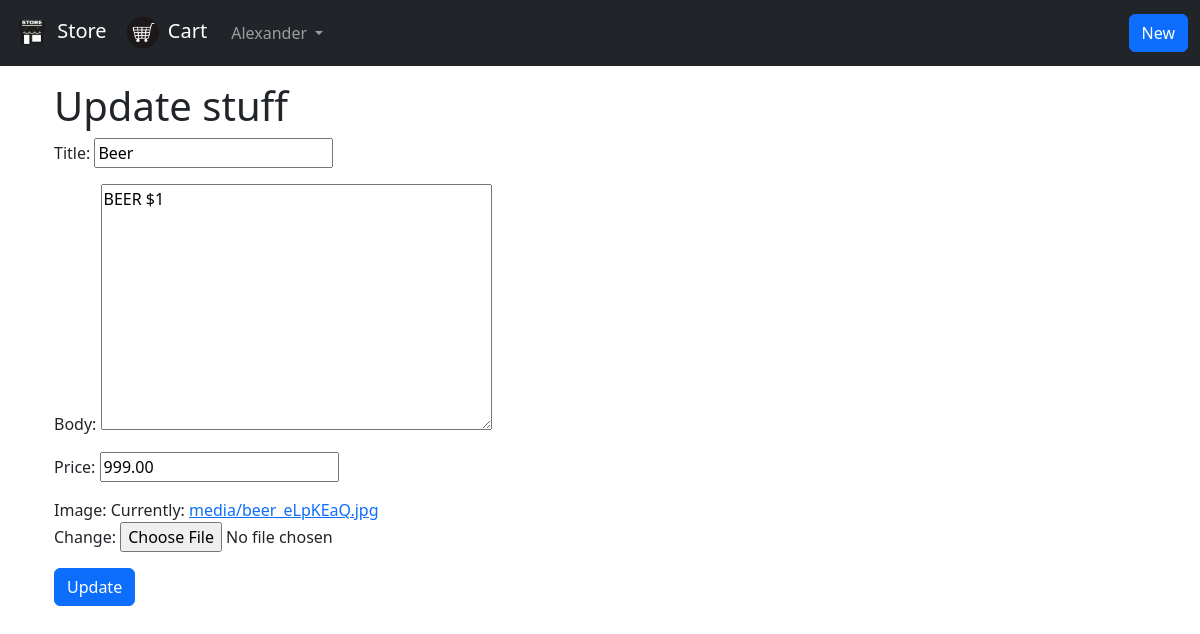
Screenshot of /stuff/7/update/ (signed in) with the database file from the repository.
### users/models.py (models this page shows)
class User(AbstractUser):
	pass

### shop/models.py (models this page shows, shortened)
class Stuff(models.Model):
	title = models.CharField(max_length = 255)
	body = models.TextField()
	image = models.ImageField(upload_to = "media/")
	price = models.DecimalField(max_digits = 5, decimal_places = 2)

### shop/views.py (the view)
# urls.py: path('<int:pk>/update/', views.StuffUpdateView.as_view(), name = 'stuff_update'),
class StuffUpdateView(LoginRequiredMixin, UpdateView):
	model = models.Stuff
	fields = ['title', 'body', 'price', 'image',]
	template_name = 'stuff_update.html'
	login_url = 'login'

### templates/stuff_update.html (shortened to what this page needs)
{% extends 'base.html' %}
{% block content %}
	<h1>Update stuff</h1>
	<form action="" method="post">
		{{ form.as_p }}
		<button class="btn btn-primary ml-" type="submit">Update</button>
	</form>
{% endblock %}

### templates/base.html (shortened to what this page needs)
<!DOCTYPE html>
<html>
	  <head>
		    <link href="https://cdn.jsdelivr.net/npm/bootstrap@5.3.3/dist/css/bootstrap.min.css" rel="stylesheet">
	  </head>
    <body>
        <nav class="navbar navbar-expand-lg navbar-dark bg-dark">
            <div class="container-fluid">
                <a class="navbar-brand" href="{% url 'home' %}">
                    <img src="\media\logo.png" alt="" width="40" height="40">
                    Store
                </a>
                <a class="navbar-brand" href="{% url 'cart' %}">
                    <img src="\media\cart.png" alt="" width="40" height="40">
                    Cart
                </a>
                <div class="collapse navbar-collapse" id="navbarSupportedContent">
                    {% if user.is_authenticated %}
                        <ul class="navbar-nav me-auto mb-2 mb-lg-0">
                            <li class="nav-item dropdown">
                                <a class="nav-link dropdown-toggle" href="#" role="button" data-bs-toggle="dropdown" aria-expanded="false">
                                    {{ user.username }}
                                </a>
                            </li>
                        </ul>
                    {% endif %}
                    <a class = "btn btn-primary" href = "{% url 'stuff_create' %}">New</a>
                </div>
            </div>
        </nav>
        <div class="container px-4 p-3">
            {% block content %}
            {% endblock %}
        </div>
    </body>
</html>

### rows the page displays
User: username "Alexander"
Stuff: title "Beer", body "BEER $1", price "999.00"
